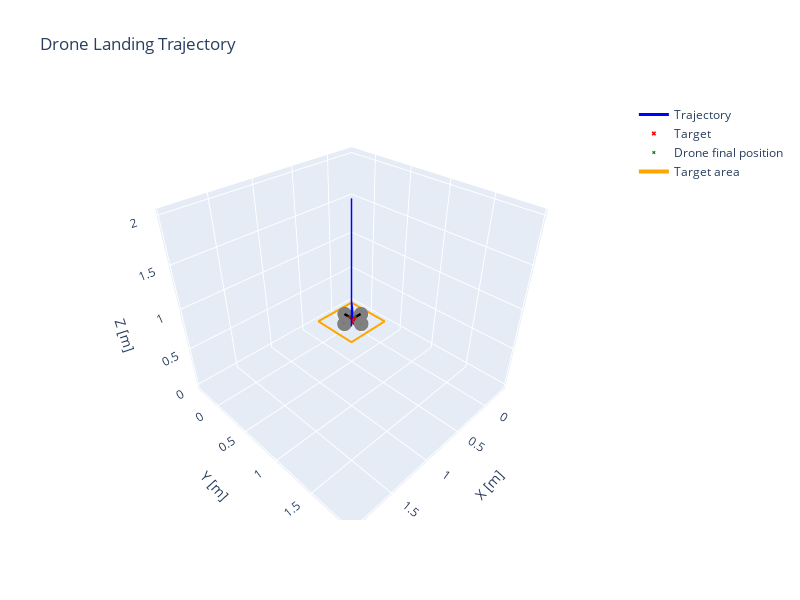

Notebook code for this chart:
### Markdown cell above
## How to handle yaw

Previous example was assuming correct yaw. When using a PID for yaw as well, we obtain more complex, less straightforward trajectory, as the drone is rotating while moving.

### Code cell
sim_dt = 0.1         # simulation step (10 Hz)
env = DroneLandingEnv(render_mode=None, dt=sim_dt)
controller_dt = 0.1  # controller step (1 Hz)

pid = PIDController(Kp=[2.0,2.0,2.0, 2.0], Ki=[0.0,0.0,0.0,0.0], Kd=[0.0,0.0,0.0,0.0], dt=controller_dt, integral_limit=0.5, z_fixed_speed= -0.2)

states, target = run_pid_simulation(env = env, pid = pid, init_mode='fixed', plot=True, init_pos = [2.0,2.0,2.0,2.0])

### Figure 1 — Plotly figure (JSON) as saved in the notebook; plotly's stock layout.template omitted (floating-point values rounded to 4 significant figures)
{"data": [{"line": {"color": "blue", "width": 3}, "mode": "lines", "name": "Trajectory", "x": [1.942, 1.885, 1.827, 1.769, 1.711, 1.654, 1.596, 1.538, 1.481, 1.423, 1.365, 1.308, 1.25, 1.192, 1.135, 1.077, 1.019, 0.9616, 0.904, 0.8464, 0.7888, 0.7312, 0.6736, 0.6161, 0.5586, 0.5012, 0.4439, 0.3866, 0.3295, 0.2726, 0.2161, 0.1604, 0.106, 0.05534, 0.01539, 0.000519, 2.097e-08, 1.38e-21, 0.0, 0.0, 0.0, 0.0, 0.0, 0.0, 0.0, 0.0, 0.0, 0.0, -0.01782, -0.03079, -0.03607], "y": [1.942, 1.885, 1.827, 1.769, 1.711, 1.654, 1.596, 1.538, 1.481, 1.423, 1.365, 1.308, 1.25, 1.192, 1.135, 1.077, 1.019, 0.9616, 0.904, 0.8464, 0.7888, 0.7312, 0.6736, 0.6161, 0.5586, 0.5012, 0.4439, 0.3866, 0.3295, 0.2726, 0.2161, 0.1604, 0.106, 0.05534, 0.01539, 0.000519, 2.097e-08, 1.38e-21, 0.0, 0.0, 0.0, 0.0, 0.0, 0.0, 0.0, 0.0, 0.0, 0.0, -0.003485, -0.006622, -0.01698], "z": [1.997, 1.994, 1.991, 1.988, 1.985, 1.981, 1.978, 1.974, 1.97, 1.967, 1.962, 1.958, 1.954, 1.949, 1.944, 1.939, 1.934, 1.928, 1.922, 1.916, 1.909, 1.902, 1.894, 1.885, 1.876, 1.866, 1.854, 1.841, 1.827, 1.809, 1.789, 1.763, 1.729, 1.681, 1.609, 1.512, 1.412, 1.312, 1.212, 1.112, 1.012, 0.9124, 0.8124, 0.7124, 0.6124, 0.5124, 0.4124, 0.3124, 0.2124, 0.1124, 0.01241], "type": "scatter3d"}, {"marker": {"color": "red", "size": 4, "symbol": "x"}, "mode": "markers", "name": "Target", "x": [0.0], "y": [0.0], "z": [0.0], "type": "scatter3d"}, {"marker": {"color": "green", "size": 3, "symbol": "x"}, "mode": "markers", "name": "Drone final position", "x": [-0.03607], "y": [-0.01698], "z": [0.01241], "type": "scatter3d"}, {"line": {"color": "black", "width": 5}, "mode": "lines", "showlegend": false, "x": [-0.1861, 0.1139], "y": [-0.01698, -0.01698], "z": [0.01241, 0.01241], "type": "scatter3d"}, {"line": {"color": "black", "width": 5}, "mode": "lines", "showlegend": false, "x": [-0.03607, -0.03607], "y": [-0.167, 0.133], "z": [0.01241, 0.01241], "type": "scatter3d"}, {"marker": {"color": "gray", "size": 5, "symbol": "circle"}, "mode": "markers", "showlegend": false, "x": [0.1139], "y": [-0.01698], "z": [0.01241], "type": "scatter3d"}, {"marker": {"color": "gray", "size": 5, "symbol": "circle"}, "mode": "markers", "showlegend": false, "x": [-0.1861], "y": [-0.01698], "z": [0.01241], "type": "scatter3d"}, {"marker": {"color": "gray", "size": 5, "symbol": "circle"}, "mode": "markers", "showlegend": false, "x": [-0.03607], "y": [0.133], "z": [0.01241], "type": "scatter3d"}, {"marker": {"color": "gray", "size": 5, "symbol": "circle"}, "mode": "markers", "showlegend": false, "x": [-0.03607], "y": [-0.167], "z": [0.01241], "type": "scatter3d"}, {"line": {"color": "orange", "width": 4}, "mode": "lines", "name": "Target area", "x": [-0.3, 0.3, 0.3, -0.3, -0.3], "y": [-0.3, -0.3, 0.3, 0.3, -0.3], "z": [0.0, 0.0, 0.0, 0.0, 0.0], "type": "scatter3d"}], "layout": {"scene": {"xaxis": {"title": {"text": "X [m]"}}, "yaxis": {"title": {"text": "Y [m]"}}, "zaxis": {"title": {"text": "Z [m]"}}, "aspectmode": "data"}, "title": {"text": "Drone Landing Trajectory"}, "width": 800, "height": 600}}
